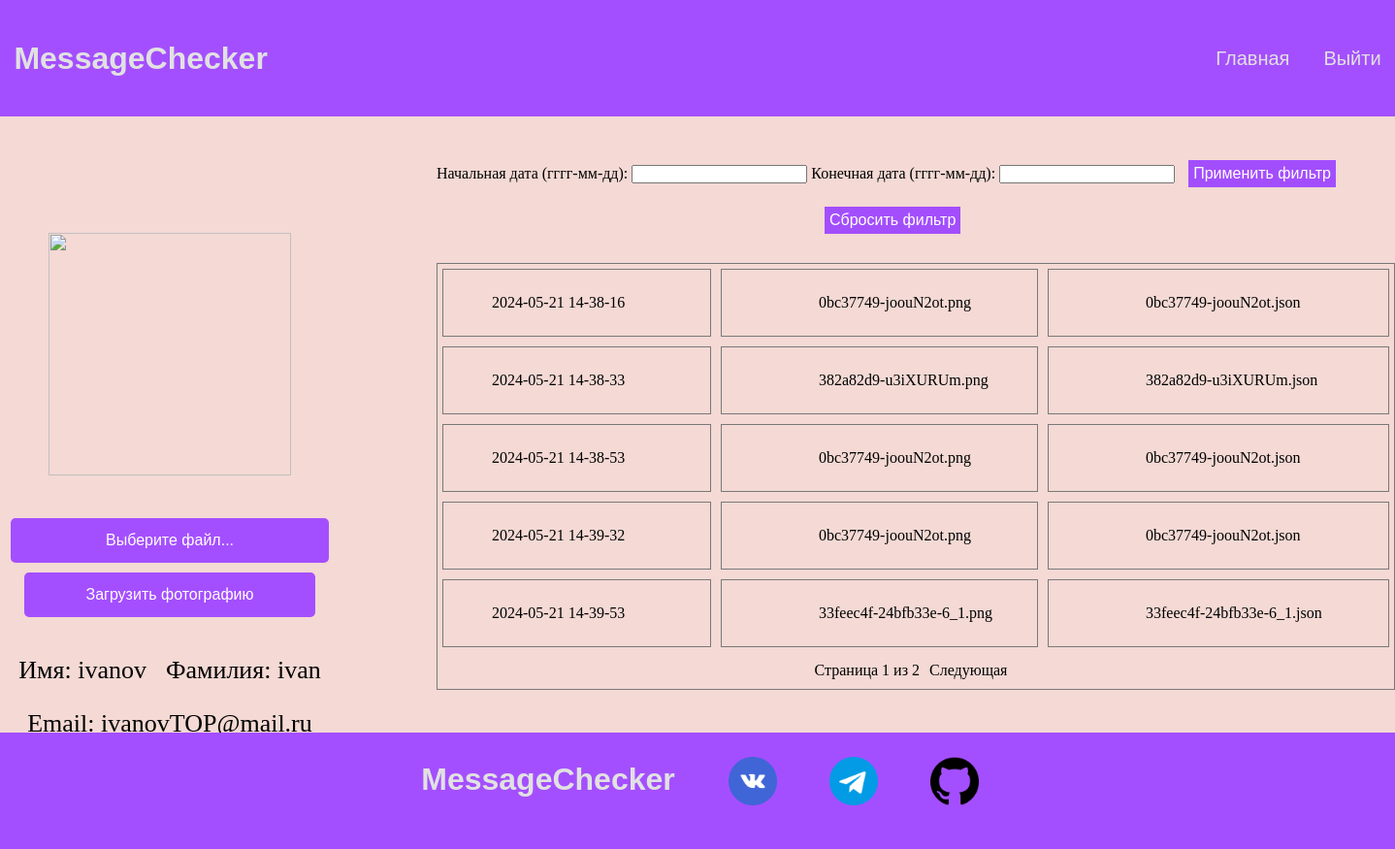
Screenshot of /profile (signed in) with the database file from the repository.
### tables this page shows
CREATE TABLE mainmenu (
	id INTEGER NOT NULL, 
	title VARCHAR(20), 
	url VARCHAR(20), 
	PRIMARY KEY (id)
);

CREATE TABLE "users"
(
    id_user      INTEGER      not null
        primary key,
    user_surname VARCHAR(64)  not null,
    user_name    VARCHAR(64)  not null,
    email        VARCHAR(100) not null
        unique,
    password     VARCHAR(20)  not null,
    avatar       VARCHAR(100)    default null,
    role         BOOLEAN default False
);

CREATE TABLE uses (
	id_use INTEGER NOT NULL, 
	date_time DATETIME, 
	id_user INTEGER, 
	id_image INTEGER, 
	id_file INTEGER, 
	PRIMARY KEY (id_use), 
	FOREIGN KEY(id_user) REFERENCES users (id_user), 
	FOREIGN KEY(id_image) REFERENCES images (id_image), 
	FOREIGN KEY(id_file) REFERENCES files (id_file)
);

CREATE TABLE "files"
(
    id_file   INTEGER
        primary key autoincrement,
    file_name VARCHAR(101),
    id_user   INTEGER
        references users,
    id_image  INTEGER
        references users
);

### app.py (the view, shortened to what this page needs)
@app.route('/profile')
@login_required
def profile():
    start_date = request.args.get('start')
    end_date = request.args.get('end')
    detected = request.args.get('detected')
    selected_user = request.args.get('user')
    usages = dbase.getuserusage(current_user.get_id()) if int(current_user.get_role()) == 0 else dbase.getallusage()
    print('1111111111111111111111111111', usages)
    if start_date is None:
        start_date = ''  # Установите значение по умолчанию, если параметр не передан
    if end_date is None:
        end_date = ''  # Установите значение по умолчанию, если параметр не передан
    if detected is None:
        detected = ''  # Установите значение по умолчанию, если параметр не передан
    if selected_user:
        usages = [usage for usage in usages if usage['user_name'] == selected_user]
    page = request.args.get('page', 1, type=int)
    per_page = 5
    start = (page - 1) * per_page
    end = start + per_page
    total_pages = (len(usages) + per_page - 1) // per_page
    if type(usages) != str:
        sliced_usages = usages[start:end]
    formatted_usages = []
    if int(current_user.get_role()) == 0:
        for i in sliced_usages:
            formatted_usage = [
                i['date_time'],
                str(i['image_name'].split('\\')[1]),
                str(i['file_name'].split('\\')[2])
            ]
            formatted_usages.append(formatted_usage)
    if int(current_user.get_role()) == 0:
        return render_template('profile.html', menu=dbase.getmenu(), uses=formatted_usages, total_pages=total_pages,
                               page=page, start_date=start_date, end_date=end_date)
    else:
        unique_users = dbase.get_unique_users()
        return render_template('admin_profile.html', menu=dbase.getmenu(), uses=formatted_usages,
                               total_pages=total_pages, page=page, start_date=start_date, end_date=end_date,
                               unique_users=unique_users, selected_user=selected_user, detected=detected)

### app.py (called while the page is built)
@login_manager.user_loader
def load_user(user_id):
    return UserLogin().fromDB(user_id, dbase)

def connect_db():
    conn = sqlite3.connect(app.config['DATABASE'])
    conn.row_factory = sqlite3.Row
    return conn

def get_db():
    if not hasattr(g, 'link_db'):
        g.link_db = connect_db()
    return g.link_db

@app.before_request
def before_request():
    global dbase
    db = get_db()
    dbase = FDataBase(db)

### helpers/FDataBase.py (called while the page is built)
    def getmenu(self):
        try:
            self.__cur.execute(f"SELECT * FROM mainmenu")
            res = self.__cur.fetchall()
            if res: return res
        except sqlite3.Error as e:
            print("Ошибка получения данных из БД " + str(e))

    def getuser(self, id_user):
        try:
            self.__cur.execute(f"SELECT * FROM users WHERE id_user = {id_user} LIMIT 1")
            res = self.__cur.fetchone()
            if not res:
                print("Пользователь не найден")
                return False
            return res
        except sqlite3.Error as e:
            print("Ошибка получения данных из БД " + str(e))
        return False

    def getuserusage(self, user_id):
        try:
            self.__cur.execute(f"SELECT i.image_name, f.file_name, u.date_time FROM uses u "
                               f"INNER JOIN images i ON u.id_image = i.id_image "
                               f"INNER JOIN files f ON u.id_file = f.id_file WHERE u.id_user = ?", user_id)
            res = self.__cur.fetchall()
            if not res:
                res = "Вы еще не использовали модель"
                return res
            return res
        except sqlite3.Error as e:
            print("Ошибка file" + str(e))
        return False

### helpers/UserLogin.py (called while the page is built)
    def fromDB(self, user_id, db):
        self.__user = db.getuser(user_id)
        return self

    def get_id(self):
        return str(self.__user['id_user'])

    def get_role(self):
        return str(self.__user['role'])

    def getname(self):
        return self.__user['user_name'] if self.__user else 'Без имени'

    def getsurname(self):
        return self.__user['user_surname'] if self.__user else 'Без фамилии'

    def getemail(self):
        return self.__user['email'] if self.__user else 'Без email'

### templates/profile.html (shortened to what this page needs)
<!DOCTYPE html>
<html lang="en">
<head>
    <link rel="stylesheet" type="text/css" href="{{ url_for('static', filename='css/user.css') }}">
    <link rel="stylesheet" type="text/css" href="{{ url_for('static', filename='css/errors.css') }}">
</head>
<body>
    <div class="header">
         <div class="logo">
            <h1>MessageChecker</h1>
        </div>
        <div class="menu">
            {% for m in menu %}
            {%if m.title == 'Войти'%}
                <a href="{{ url_for('logout') }}">Выйти</a>
            {%else%}
                <a href="{{m.url}}">{{m.title}}</a>
            {%endif%}
            {% endfor %}
        </div>
    </div>
<div class="main">
    <div class="profile">
    <div class="avatar">
        <img src="{{ url_for('userava') }}" alt="" style="width: 250px; height: 250px;">
    </div>
    <div class="form-container">
    <form action="{{ url_for('upload')}}" method="post" enctype="multipart/form-data" style="display: flex">
      <div class="input-file-container">
        <label tabindex="0" for="my-file" class="input-file-trigger">Выберите файл...</label>
        <input type="submit" value="Загрузить фотографию">
      </div>
    </form>
    </div>
    <div class="name_surname">
            <p>Имя: {{ current_user.getname() }}</p>
            <p>Фамилия: {{ current_user.getsurname() }}</p>
    </div>
    <div class="email">
            <p>Email: {{ current_user.getemail() }}</p>
    </div>
    </div>
<div>
    <div class="filters">
    <form action="{{ url_for('profile') }}" method="get">
        <label for="start">Начальная дата (гггг-мм-дд):</label>
        <input type="text" id="start" name="start" value="{{ start_date}}">
        <label for="end">Конечная дата (гггг-мм-дд):</label>
        <input type="text" id="end" name="end" value="{{ end_date }}">
        <button type="submit">Применить фильтр</button>
    </form>
        <a href="{{ url_for('profile')}}"><button type="reset">Сбросить фильтр</button></a>
    </div>
{% if nouses %}
    <div style="padding-left: 400px; padding-top: 200px;
                font-size: 30px">
        {{nouses}}
    </div>
{% else %}
<div class="uses">
        {% for u in uses %}
            <div class="rows">
                <p style="padding-left: 50px">{{ u[0] }}</p>
                <a class="image_d" href="{{ url_for('download_image', filename=u[1]) }}">{{ u[1] }}</a>
                <a class="image_f" href="{{ url_for('download_file', date_time=u[0], filename=u[2]) }}">{{ u[2] }}</a>
            </div>
        {% endfor %}
    <div class="pagination">
    <span>Страница {{page}} из {{total_pages}}</span>
    {% if page < total_pages %}
        <a class="paga" href="{{ url_for('profile', page=page+1, start=start_date, end=end_date) }}">Следующая</a>
    {% endif %}
    </div>
</div>
{% endif %}
        </div>
</div>
    <div class="footer">
        <div class="footer-logo">
            <h1>MessageChecker</h1>
        </div>
        <div class="links">
            <a href="">
                <img src="{{ url_for('static', filename='images/vk.png') }}" alt="" style="">
            </a>
            <a href="">
                <img src="{{ url_for('static', filename='images/tg.png') }}" alt="" style="width: 50px; height: 50px">
            </a>
            <a href="">
                <img src="{{ url_for('static', filename='images/github.png') }}" alt="" style="width: 50px; height: 50px">
            </a>
        </div>
    </div>
</body>
</html>

### static/css/user.css (style rules this page uses)
* { margin: 0; padding: 0; }
.header { height: 120px; width: 100%; display: flex; justify-content: space-between; align-items: center; background-color: #a44fff; }
.logo { width: 40%; padding: 1%; color: #e1e1e1; font-family: "Lucinda Grande", "Lucinda Sans Unicode", Helvetica, Arial, Verdana, sans-serif; }
.menu { padding: 1%; display: flex; }
.menu a { padding-left: 35px; text-decoration: none; font-family: "Lucinda Grande", "Lucinda Sans Unicode", Helvetica, Arial, Verdana, sans-serif; font-size: 20px; color: #e1e1e1; }
.main { padding-top: 45px; width: 100%; height: 710px; display: flex; background-color: #f4d9d4; background-size: cover; background-position: center; }
.profile { width: 500px; height: 650px; display: flex; flex-direction: column; align-items: center; }
.avatar img { margin-top: 75px; width: 250px; height: 250px; }
.form-container { width: 300px; display: flex; justify-content: center; margin: 10px auto; padding: 20px; }
.input-file-container input[type="submit"] { display: block; width: 300px; padding: 14px; margin-top: 10px; background-color: #a44fff; color: #fff; border: none; border-radius: 5px; cursor: pointer; font-size: 16px; transition: background-color 0.4s; }
.input-file-container { display: flex; flex-direction: column; align-items: center; position: relative; width: 225px; }
.js .input-file-trigger { font-family: "Lucinda Grande", "Lucinda Sans Unicode", Helvetica, Arial, Verdana, sans-serif; display: flex; justify-content: center; width: 300px; padding: 14px; margin-top: 10px; background-color: #a44fff; color: #fff; border: none; border-radius: 5px; cursor: pointer; font-size: 16px; transition: background-color 0.4s; }
.name_surname { display: flex; }
.name_surname p { padding: 10px; font-size: 26px; }
.email { padding: 15px; font-size: 26px; }
.filters { margin-left: 100px; }
button[type="submit"] { background-color: #a34efd; border: none; color: white; margin-left: 10px; padding: 5px; text-align: center; text-decoration: none; display: inline-block; font-size: 16px; transition-duration: 0.4s; cursor: pointer; }
button[type="reset"] { background-color: #a34efd; border: none; color: white; margin-top: 20px; margin-left: 400px; padding: 5px; text-align: center; text-decoration: none; display: inline-block; font-size: 16px; transition-duration: 0.4s; cursor: pointer; }
.uses { border: 1px solid #797979; margin-top: 30px; margin-left: 100px; height: fit-content; padding-bottom: 10px; }
.rows { display: flex; }
.rows p { border: 1px solid #797979; margin: 5px; width: 200px; padding: 25px 25px 25px 100px; }
.image_d { text-decoration: none; color: black; border: 1px solid #797979; margin: 5px; width: 200px; padding: 25px 25px 25px 100px; }
.image_f { text-decoration: none; color: black; border: 1px solid #797979; margin: 5px; width: 200px; padding: 25px 50px 25px 100px; }
.footer { position: fixed; display: flex; justify-content: center; left: 0; bottom: 0; width: 100%; height: 120px; background-color: #a44fff; }
.footer-logo { display: flex; text-align: right; color: #e1e1e1; font-family: "Lucinda Grande", "Lucinda Sans Unicode", Helvetica, Arial, Verdana, sans-serif; padding: 30px; }
.links img { width: 50px; height: 50px; padding: 25px }
.links a { text-decoration: none; }

### rows the page displays
mainmenu: title "Главная"
users: getname "ivanov", getsurname "ivan", getemail "ivanovTOP@mail.ru"
uses: date_time "2024-05-21 14-38-16", file_name "0bc37749-joouN2ot.png", u "0bc37749-joouN2ot.json"
uses: date_time "2024-05-21 14-38-33", file_name "382a82d9-u3iXURUm.png", u "382a82d9-u3iXURUm.json"
uses: date_time "2024-05-21 14-38-53", file_name "0bc37749-joouN2ot.png", u "0bc37749-joouN2ot.json"
uses: date_time "2024-05-21 14-39-32", file_name "0bc37749-joouN2ot.png", u "0bc37749-joouN2ot.json"
uses: date_time "2024-05-21 14-39-53", file_name "33feec4f-24bfb33e-6_1.png", u "33feec4f-24bfb33e-6_1.json"

### other values shown
{{ page }} "1"
{{ total_pages }} "2"
